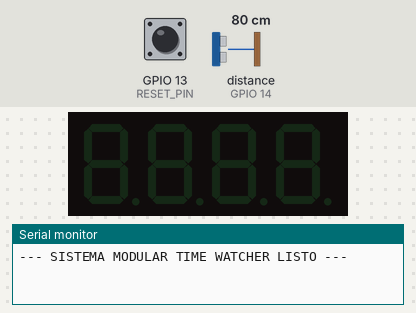
Recording of a sketch running on a simulated ESP32. Shown: 4-digit seven-segment display, the last lines printed to the serial monitor. Wiring (inferred from the names in the program): ultrasonic range finder: trigger GPIO 12; echo GPIO 14. Inputs (shaded band) come from the test bench; at power-on: GPIO 13 (RESET_PIN) HIGH, distance to the obstacle (sensor on GPIO 14) 80 cm. The echo pulse lasts 58.3 µs per cm.

Above: at 1.2 s.
1.3 s: GPIO 13 (RESET_PIN) pulled LOW for 3.2 s
At 4.7 s:
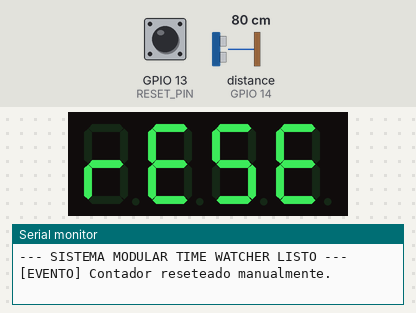
6.0 s: distance to the obstacle (sensor on GPIO 14) set to 56 cm
7.5 s: distance to the obstacle (sensor on GPIO 14) set to 46 cm
At 8.3 s:
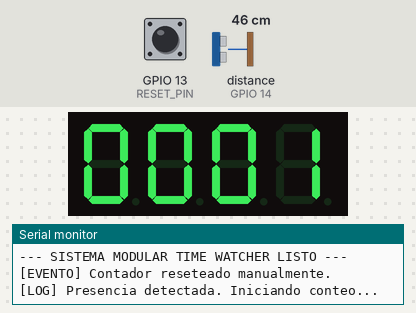
Timing chart, 0 to 10.5 s (numbered marks = the images above; inputs shaded):
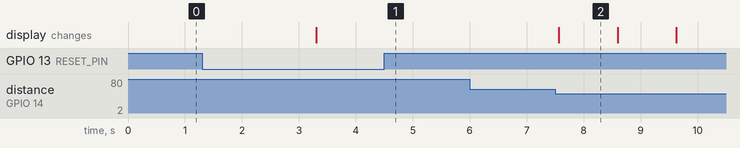

The sketch:

time_watcher.ino
```cpp
#include "config.h"
#include "sensor_logic.h"
#include "display_logic.h"

// Variables de estado global
int contadorSegundos = 0;
unsigned long lastTick = 0;
unsigned long buttonTimer = 0;
bool actividadEnCurso = false;
bool bloqueadoPorReset = false;

void setup() {
    Serial.begin(115200);

    inicializarSensor();
    inicializarDisplay();
    pinMode(RESET_PIN, INPUT_PULLUP);

    Serial.println(F("--- SISTEMA MODULAR TIME WATCHER LISTO ---"));
}

void gestionarReset() {
    if (digitalRead(RESET_PIN) == LOW) {
        if (buttonTimer == 0) buttonTimer = millis();

        if (millis() - buttonTimer >= TIEMPO_RESE && !bloqueadoPorReset) {
            contadorSegundos = 0;
            mostrarTexto("RESE");
            Serial.println(F("[EVENTO] Contador reseteado manualmente."));
            bloqueadoPorReset = true;
        }
    } else {
        buttonTimer = 0;
        bloqueadoPorReset = false;
    }
}

void gestionarActividad() {
    int distancia = obtenerDistancia();

    // Si detecta presencia bajo el umbral
    if (distancia > 0 && distancia < DISTANCIA_UMBRAL) {
        if (!actividadEnCurso) {
            Serial.println(F("[LOG] Presencia detectada. Iniciando conteo..."));
            actividadEnCurso = true;
        }

        // Incremento de tiempo cada segundo
        if (millis() - lastTick >= 1000) {
            contadorSegundos++;
            lastTick = millis();
            if (!bloqueadoPorReset) mostrarNumero(contadorSegundos);
        }
    }
    // Si la presencia desaparece
    else if (actividadEnCurso) {
        Serial.print(F("[LOG] Actividad finalizada. Duración total: "));
        Serial.print(contadorSegundos);
        Serial.println(F(" segundos."));

        actividadEnCurso = false;
        // NOTA: Aquí se integrará la función de envío a GCloud
    }
}

unsigned long sensorTimer = 0;
const unsigned long SENSOR_INTERVAL = 100; // Leer sensor cada 100ms

void loop() {
    gestionarReset();

    if (millis() - sensorTimer >= SENSOR_INTERVAL) {
        gestionarActividad();
        sensorTimer = millis();
    }

    actualizarDisplay();
}
```

display_logic.h
```cpp
#ifndef DISPLAY_LOGIC_H
#define DISPLAY_LOGIC_H

#include "SevSeg.h"
#include "config.h"

SevSeg sevseg;

// Configuración inicial del display
void inicializarDisplay() {
    bool resistorsOnSegments = true;
    byte hardwareConfig = COMMON_CATHODE;
    bool updateWithDelays = false;
    bool leadingZeros = true;
    bool disableDecPoint = true;

    sevseg.begin(hardwareConfig, NUM_DIGITS, (byte*)DIGIT_PINS, (byte*)SEGMENT_PINS,
                 resistorsOnSegments, updateWithDelays, leadingZeros, disableDecPoint);
    sevseg.setBrightness(90);
}

// Muestra un número entero
void mostrarNumero(int num) {
    sevseg.setNumber(num);
}

// Muestra una palabra corta (máx 4 letras)
void mostrarTexto(const char* texto) {
    sevseg.setChars(texto);
}

// Refresca los LEDs (debe llamarse en el loop)
void actualizarDisplay() {
    sevseg.refreshDisplay();
}

#endif
```

sensor_logic.h
```cpp
#ifndef SENSOR_LOGIC_H
#define SENSOR_LOGIC_H

#include "config.h"

// Inicializa los pines del sensor
void inicializarSensor() {
    pinMode(TRIG_PIN, OUTPUT);
    pinMode(ECHO_PIN, INPUT);
}

// Mide la distancia actual en centímetros
int obtenerDistancia() {
    digitalWrite(TRIG_PIN, LOW);
    delayMicroseconds(2);
    digitalWrite(TRIG_PIN, HIGH);
    delayMicroseconds(10);
    digitalWrite(TRIG_PIN, LOW);

    long duracion = pulseIn(ECHO_PIN, HIGH, 10000); // Timeout de 10ms (aprox 1.7m)
    if (duracion == 0) return 999; // Sin lectura

    return duracion * 0.034 / 2;
}

#endif
```

config.h
```cpp
#ifndef CONFIG_H
#define CONFIG_H

#include <Arduino.h>

// --- Pines del Sensor Ultrasónico HC-SR04 ---
const int TRIG_PIN = 12;
const int ECHO_PIN = 14;

// --- Pin del Botón de Reset ---
const int RESET_PIN = 13;

// --- Configuración del Display de 7 Segmentos ---
const byte NUM_DIGITS = 4;
const byte DIGIT_PINS[] = {25, 26, 32, 33};             // D1, D2, D3, D4
const byte SEGMENT_PINS[] = {15, 2, 4, 16, 17, 5, 18, 19}; // A, B, C, D, E, F, G, DP

// --- Parámetros de Operación ---
const int DISTANCIA_UMBRAL = 50; // Distancia en cm para activar el contador
const unsigned long TIEMPO_RESE = 2000; // Tiempo para reset (ms)

#endif
```

Measured:
- the behaviour switches between 51 and 50 cm on distance to the obstacle (sensor on GPIO 14) (found by bisection; images 1 and 2)
- after the input at 1.3 s, the display: changes after 2.0 s (image 1)
- after the input at 6.0 s, every drawn part: stays the same
- after the input at 7.5 s, the display: changes after 0.06 s (image 2)
- what the display in image 2 shows lasts 1.0 s, from 7.6 s to 8.6 s
